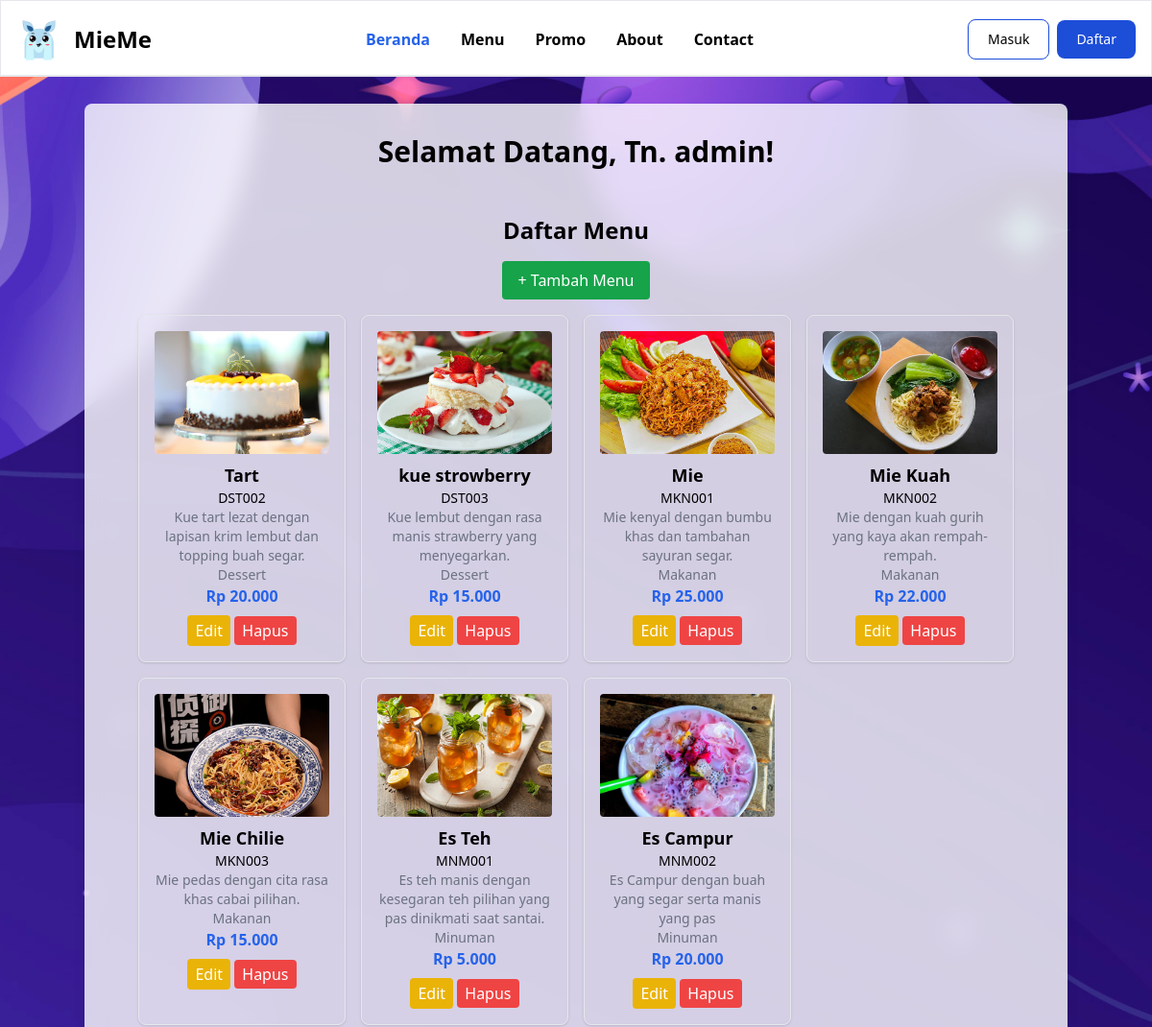
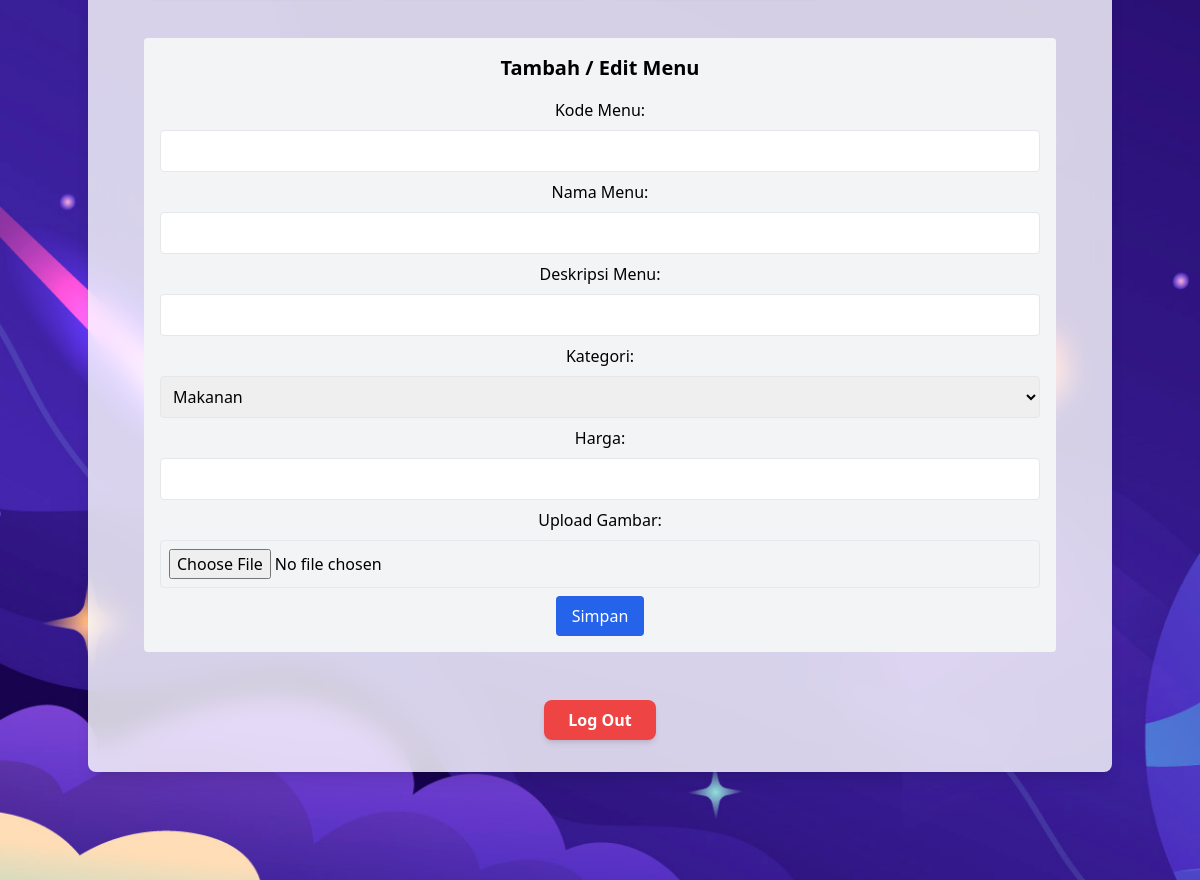
/main/dashboard.php (signed in), run on the app's committed database (2 pictures, top to bottom).
### tables this page shows
CREATE TABLE `menu` (
  `kode_menu` varchar(10) NOT NULL,
  `nama_menu` varchar(100) NOT NULL,
  `kategori` enum('Makanan','Minuman','Dessert') NOT NULL,
  `harga` decimal(10,2) NOT NULL,
  `gambar` varchar(255) NOT NULL DEFAULT 'default.jpg',
  `deskripsi` text NOT NULL
);

### main/menu.php (the view, shortened to what this page needs)
<?php
include '../service/database.php';
?>
<div class="p-6">
    <h2 class="text-2xl font-bold mb-4">Daftar Menu</h2>
    <button onclick="document.getElementById('form-section').scrollIntoView({ behavior: 'smooth' });"
        class="bg-green-600 text-white px-4 py-2 rounded mb-4">
        + Tambah Menu
    </button>
    <ul class="grid grid-cols-2 md:grid-cols-4 gap-4">
        <?php
        $result = $db->query("SELECT * FROM menu");
        while ($row = $result->fetch_assoc()) {
            $gambar_path = "../assets/" . $row["gambar"];
            ?>
        <li class="border rounded-lg p-4 shadow hover:shadow-lg transition">
            <img src="<?php echo $gambar_path; ?>" alt="<?php echo $row["nama_menu"]; ?>" class="w-full h-32 object-cover rounded mb-2">
            <h3 class="text-lg font-semibold"><?php echo $row["nama_menu"]; ?></h3>
            <p class="text-sm"><?php echo $row["kode_menu"]; ?></p>
            <p class="text-gray-500 text-sm"><?php echo $row["deskripsi"]; ?></p>
            <p class="text-gray-500 text-sm"><?php echo $row["kategori"]; ?></p>
            <p class="text-blue-600 font-bold">Rp <?php echo number_format($row["harga"], 0, ',', '.'); ?></p>
            <div class="mt-2">
    <button onclick="editMenu('<?php echo $row['kode_menu']; ?>', '<?php echo $row['nama_menu']; ?>', '<?php echo $row['kategori']; ?>', '<?php echo $row['harga']; ?>', '<?php echo $row['gambar']; ?>')"
        class="bg-yellow-500 text-white px-2 py-1 rounded">
        Edit
    </button>
    <a href="menu.php?delete=<?php echo $row['kode_menu']; ?>"
        onclick="return confirmDelete('<?php echo $row['nama_menu']; ?>')"
        class="bg-red-500 text-white px-2 py-1 rounded">
        Hapus
    </a>
</div>
        </li>
        <?php } ?>
    </ul>
    <div id="form-section" class="mt-10 bg-gray-100 p-4 rounded">
        <h2 class="text-xl font-bold mb-4">Tambah / Edit Menu</h2>
        <form action="menu.php" method="POST" enctype="multipart/form-data">
            <label class="block mb-2">Kode Menu:</label>
            <input type="text" name="kode_menu" id="kode_menu" class="w-full p-2 border rounded mb-2" required>
            <label class="block mb-2">Nama Menu:</label>
            <input type="text" name="nama_menu" id="nama_menu" class="w-full p-2 border rounded mb-2" required>
            <label class="block mb-2">Deskripsi Menu:</label>
            <input type="text" name="deskripsi_menu" id="deskripsi_menu" class="w-full p-2 border rounded mb-2" required>
            <label class="block mb-2">Kategori:</label>
            <select name="kategori" id="kategori" class="w-full p-2 border rounded mb-2" required>
                <option value="Makanan">Makanan</option>
            </select>
            <label class="block mb-2">Harga:</label>
            <input type="number" name="harga" id="harga" class="w-full p-2 border rounded mb-2" required>
            <label class="block mb-2">Upload Gambar:</label>
            <input type="file" name="gambar" id="gambar" class="w-full p-2 border rounded mb-2">
            <button type="submit" class="bg-blue-600 text-white px-4 py-2 rounded">Simpan</button>
        </form>
    </div>
</div>

### data on the page
menu: gambar (picture), nama_menu "Tart", kode_menu "DST002", deskripsi "Kue tart lezat dengan lapisan krim lembut dan topping buah segar.", kategori "Dessert", harga "20.000"
menu: gambar (picture), nama_menu "kue strowberry", kode_menu "DST003", deskripsi "Kue lembut dengan rasa manis strawberry yang menyegarkan.", kategori "Dessert", harga "15.000"
menu: gambar (picture), nama_menu "Mie", kode_menu "MKN001", deskripsi "Mie kenyal dengan bumbu khas dan tambahan sayuran segar.", kategori "Makanan", harga "25.000"
menu: gambar+nama_menu (picture), nama_menu "Mie Kuah", kode_menu "MKN002", deskripsi "Mie dengan kuah gurih yang kaya akan rempah-rempah.", kategori "Makanan", harga "22.000"
menu: gambar (picture), nama_menu "Mie Chilie", kode_menu "MKN003", deskripsi "Mie pedas dengan cita rasa khas cabai pilihan.", kategori "Makanan", harga "15.000"
menu: gambar+nama_menu (picture), nama_menu "Es Teh", kode_menu "MNM001", deskripsi "Es teh manis dengan kesegaran teh pilihan yang pas dinikmati saat santai.", kategori "Minuman", harga "5.000"
menu: gambar (picture), nama_menu "Es Campur", kode_menu "MNM002", deskripsi "Es Campur dengan buah yang segar serta manis yang pas", kategori "Minuman", harga "20.000"

### other printed values
$_SESSION["username"] "admin"
